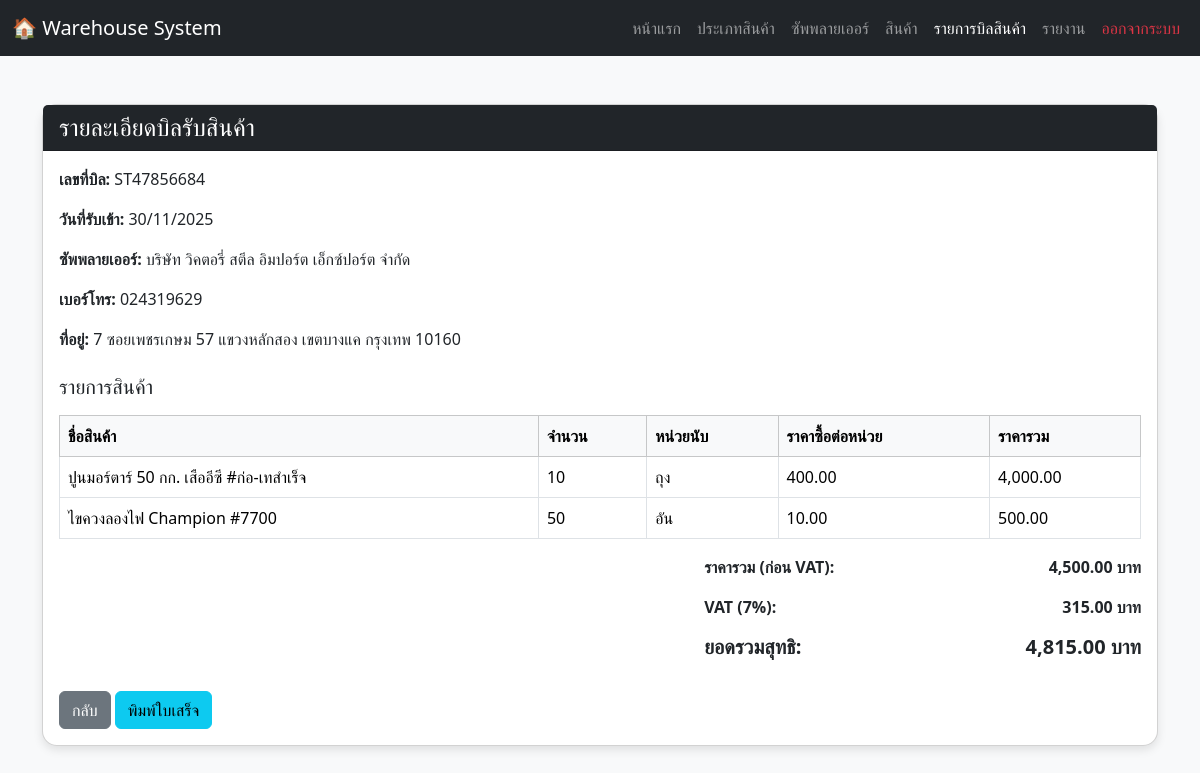
/purchase_detail.php?id=33 (signed in), run on the app's committed database.
### tables this page shows
CREATE TABLE `purchases` (
  `purchase_id` int(11) NOT NULL,
  `purchase_number` varchar(50) NOT NULL,
  `user_id` int(11) DEFAULT NULL,
  `supplier_id` int(11) DEFAULT NULL,
  `purchase_date` date DEFAULT NULL,
  `total_amount` decimal(12,2) DEFAULT NULL
);

CREATE TABLE `suppliers` (
  `supplier_id` int(11) NOT NULL,
  `supplier_name` varchar(150) NOT NULL,
  `address` varchar(255) DEFAULT NULL,
  `phone` varchar(50) DEFAULT NULL
);

CREATE TABLE `purchase_details` (
  `purchase_detail_id` int(11) NOT NULL,
  `purchase_id` int(11) DEFAULT NULL,
  `product_id` int(11) DEFAULT NULL,
  `quantity` int(11) NOT NULL,
  `purchase_price` decimal(10,2) NOT NULL
);

CREATE TABLE `products` (
  `product_id` int(11) NOT NULL,
  `product_name` varchar(150) NOT NULL,
  `category_id` int(11) DEFAULT NULL,
  `supplier_id` int(11) DEFAULT NULL,
  `base_unit` varchar(50) DEFAULT NULL,
  `sub_unit` varchar(50) DEFAULT NULL,
  `unit_conversion_rate` decimal(10,2) NOT NULL DEFAULT 1.00,
  `stock_in_sub_unit` decimal(10,2) NOT NULL DEFAULT 0.00,
  `selling_price` decimal(10,2) NOT NULL DEFAULT 0.00,
  `reorder_level` decimal(10,2) NOT NULL DEFAULT 0.00,
  `image_path` varchar(255) DEFAULT NULL
);

### purchase_detail.php (the view, shortened to what this page needs)
<?php
include 'connection.php';
$purchase_id = $_GET['id'];
$sqlHeader = "SELECT p.purchase_id, p.purchase_number, p.purchase_date,
                      s.supplier_name, s.phone, s.address, p.total_amount
               FROM purchases p
               LEFT JOIN suppliers s ON p.supplier_id = s.supplier_id
               WHERE p.purchase_id = ?";
$stmt = $conn->prepare($sqlHeader);
$stmt->bind_param("i", $purchase_id);
$stmt->execute();
$headerResult = $stmt->get_result();
$purchase = $headerResult->fetch_assoc();
$sqlItems = "SELECT d.product_id, pr.product_name, pr.base_unit, d.quantity, d.purchase_price,
                    (d.quantity * d.purchase_price) AS total
             FROM purchase_details d
             LEFT JOIN products pr ON d.product_id = pr.product_id
             WHERE d.purchase_id = ?";
$stmt2 = $conn->prepare($sqlItems);
$stmt2->bind_param("i", $purchase_id);
$stmt2->execute();
$itemsResult = $stmt2->get_result();
$price_header = "ราคาซื้อต่อหน่วย";
$all_items = [];
if ($itemsResult->num_rows > 0) {
    while($item = $itemsResult->fetch_assoc()) {
        $all_items[] = $item;
    }
}
?>
<!DOCTYPE html>
<html lang="th">
<head>
<link href="https://cdn.jsdelivr.net/npm/bootstrap@5.3.2/dist/css/bootstrap.min.css" rel="stylesheet">
</head>
<body>
  <nav class="navbar navbar-expand-lg navbar-dark bg-dark">
    <div class="container-fluid">
      <a class="navbar-brand" href="#">🏠 Warehouse System</a>
      <div class="collapse navbar-collapse" id="navbarNav">
        <ul class="navbar-nav ms-auto">
          <li class="nav-item"><a class="nav-link" href="homepage.php">หน้าแรก</a></li>
          <li class="nav-item"><a class="nav-link" href="categories.php">ประเภทสินค้า</a></li>
          <li class="nav-item"><a class="nav-link" href="suppliers.php">ซัพพลายเออร์</a></li>
          <li class="nav-item"><a class="nav-link" href="products.php">สินค้า</a></li>
          <li class="nav-item"><a class="nav-link active" href="warehouse_page.php">รายการบิลสินค้า</a></li>
          <li class="nav-item"><a class="nav-link" href="report.php">รายงาน</a></li>
          <li class="nav-item"><a class="nav-link text-danger" href="logout.php">ออกจากระบบ</a></li>
        </ul>
      </div>
    </div>
  </nav>
<div class="container mt-5 mb-5">
  <div class="card">
    <div class="card-header bg-dark text-white">
      <h4 class="mb-0">รายละเอียดบิลรับสินค้า</h4>
    </div>
    <div class="card-body">
      <?php if ($purchase): ?>
        <div class="mb-3">
          <p><strong>เลขที่บิล:</strong> <?= htmlspecialchars($purchase['purchase_number']) ?></p>
          <p><strong>วันที่รับเข้า:</strong> <?= date("d/m/Y", strtotime($purchase['purchase_date'])) ?></p>
          <p><strong>ซัพพลายเออร์:</strong> <?= htmlspecialchars($purchase['supplier_name']) ?></p>
          <p><strong>เบอร์โทร:</strong> <?= htmlspecialchars($purchase['phone'] ?? '-') ?></p>
          <p><strong>ที่อยู่:</strong> <?= htmlspecialchars($purchase['address'] ?? '-') ?></p>
        </div>
        <h5 class="mt-4"> รายการสินค้า</h5>
        <table class="table table-bordered mt-3">
          <thead class="table-light">
            <tr>
              <th>ชื่อสินค้า</th>
              <th>จำนวน</th>
              <th>หน่วยนับ</th>
              <th><?= $price_header ?></th>
              <th>ราคารวม</th>
            </tr>
          </thead>
          <tbody>
            <?php if (!empty($all_items)): ?>
              <?php foreach ($all_items as $item): ?>
                <tr>
                  <td class="product-name-col"><?= htmlspecialchars($item['product_name']) ?></td>
                  <td><?= number_format($item['quantity'], 0) ?></td>
                  <td><?= htmlspecialchars($item['base_unit']) ?></td>
                  <td><?= number_format($item['purchase_price'], 2) ?></td>
                  <td><?= number_format($item['total'], 2) ?></td>
                </tr>
              <?php endforeach; ?>
            <?php else: ?>
              <tr><td colspan="5" class="text-center text-muted">ไม่มีรายการสินค้าในบิลนี้</td></tr>
            <?php endif; ?>
          </tbody>
        </table>
        <div class="row justify-content-end mt-3">
          <div class="col-md-5">
            <?php
              $subtotal = $purchase['total_amount'];
              $vat = $subtotal * 0.07;
              $grand_total = $subtotal + $vat;
            ?>
            <p class="d-flex justify-content-between"><strong>ราคารวม (ก่อน VAT):</strong> <strong><?= number_format($subtotal, 2) ?> บาท</strong></p>
            <p class="d-flex justify-content-between"><strong>VAT (7%):</strong> <strong><?= number_format($vat, 2) ?> บาท</strong></p>
            <h5 class="d-flex justify-content-between"><strong>ยอดรวมสุทธิ:</strong> <strong><?= number_format($grand_total, 2) ?> บาท</strong></h5>
          </div>
        </div>
      <?php else: ?>
        <div class="alert alert-danger">ไม่พบบิลนี้ในระบบ</div>
      <?php endif; ?>
      <div class="mt-4">
        <a href="warehouse_page.php" class="btn btn-secondary no-print">กลับ</a>
        <button onclick="window.print()" class="btn btn-info no-print">พิมพ์ใบเสร็จ</button>
      </div>
    </div>
  </div>
</div>
</body>
</html>

### purchase_detail.php (style rules this page uses)
body { background-color: #f8f9fa; }
.card { border-radius: 15px; box-shadow: 0 4px 10px rgba(0,0,0,0.1); }
.product-name-col { max-width: 300px; word-wrap: break-word; overflow-wrap: break-word; white-space: normal !important; }

### data on the page
purchases: purchase_number "ST47856684", purchase_date "30/11/2025", supplier.supplier_name "บริษัท วิคตอรี่ สตีล อิมปอร์ต เอ็กซ์ปอร์ต จำกัด", supplier.phone "024319629", supplier.address "7 ซอยเพชรเกษม 57 แขวงหลักสอง เขตบางแค กรุงเทพ 10160", total_amount "4,500.00", total_amount "315.00", total_amount "4,815.00"
purchase_details: product.product_name "ปูนมอร์ตาร์ 50 กก. เสืออีซี #ก่อ-เทสำเร็จ", quantity "10", product.base_unit "ถุง", purchase_price "400.00", total "4,000.00"
purchase_details: product.product_name "ไขควงลองไฟ Champion #7700", quantity "50", product.base_unit "อัน", purchase_price "10.00", total "500.00"

### other printed values
$price_header "ราคาซื้อต่อหน่วย"
